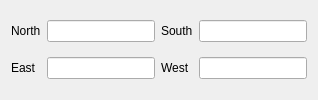
               <widget class="QWidget" name="boundingBoxPage">
                <layout class="QGridLayout" name="gridLayout_3">
                 <item row="0" column="0">
                  <widget class="QLabel" name="boundingBoxNorthLabel">
                   <property name="text">
                    <string>North</string>
                   </property>
                  </widget>
                 </item>
                 <item row="0" column="1">
                  <widget class="QLineEdit" name="boundingBoxNorthLineEdit"/>
                 </item>
                 <item row="0" column="2">
                  <widget class="QLabel" name="boundingBoxSouthLabel">
                   <property name="text">
                    <string>South</string>
                   </property>
                  </widget>
                 </item>
                 <item row="0" column="3">
                  <widget class="QLineEdit" name="boundingBoxSouthLineEdit"/>
                 </item>
                 <item row="1" column="0">
                  <widget class="QLabel" name="boundingBoxEastLabel">
                   <property name="text">
                    <string>East</string>
                   </property>
                  </widget>
                 </item>
                 <item row="1" column="1">
                  <widget class="QLineEdit" name="boundingBoxEastLineEdit"/>
                 </item>
                 <item row="1" column="2">
                  <widget class="QLabel" name="boundingBoxWestLabel">
                   <property name="text">
                    <string>West</string>
                   </property>
                  </widget>
                 </item>
                 <item row="1" column="3">
                  <widget class="QLineEdit" name="boundingBoxWestLineEdit"/>
                 </item>
                </layout>
               </widget>
